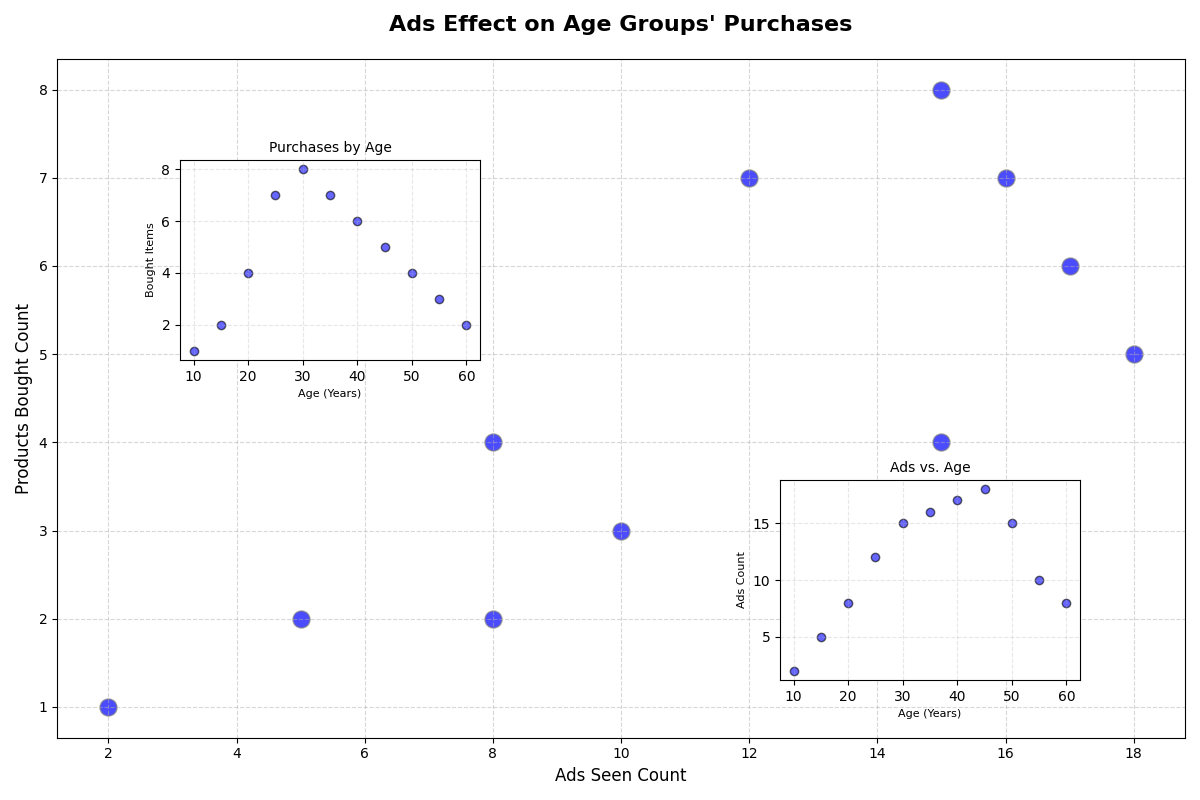

The Python source for this figure:
import matplotlib.pyplot as plt
import numpy as np

age_groups = np.array([10, 15, 20, 25, 30, 35, 40, 45, 50, 55, 60])
ads_seen = np.array([2, 5, 8, 12, 15, 16, 17, 18, 15, 10, 8])
products_purchased = np.array([1, 2, 4, 7, 8, 7, 6, 5, 4, 3, 2])

fig, ax1 = plt.subplots(figsize=(12, 8))

# Use a single consistent color for the scatter plot
scatter = ax1.scatter(
    ads_seen, 
    products_purchased, 
    color='blue',
    s=150, 
    edgecolor='gray', 
    alpha=0.7
)

ax1.set_title('Ads Effect on Age Groups\' Purchases', fontsize=16, fontweight='bold', pad=20)
ax1.set_xlabel('Ads Seen Count', fontsize=12)
ax1.set_ylabel('Products Bought Count', fontsize=12)
ax1.grid(visible=True, linestyle='--', alpha=0.5)

# Use the same color 'blue' for additional plots
ax2 = fig.add_axes([0.65, 0.15, 0.25, 0.25])
ax2.scatter(age_groups, ads_seen, color='blue', edgecolor='black', alpha=0.6)
ax2.set_title('Ads vs. Age', fontsize=10)
ax2.set_xlabel('Age (Years)', fontsize=8)
ax2.set_ylabel('Ads Count', fontsize=8)
ax2.grid(visible=True, linestyle='--', alpha=0.3)

ax3 = fig.add_axes([0.15, 0.55, 0.25, 0.25])
ax3.scatter(age_groups, products_purchased, color='blue', edgecolor='black', alpha=0.6)
ax3.set_title('Purchases by Age', fontsize=10)
ax3.set_xlabel('Age (Years)', fontsize=8)
ax3.set_ylabel('Bought Items', fontsize=8)
ax3.grid(visible=True, linestyle='--', alpha=0.3)

plt.tight_layout()

plt.show()
